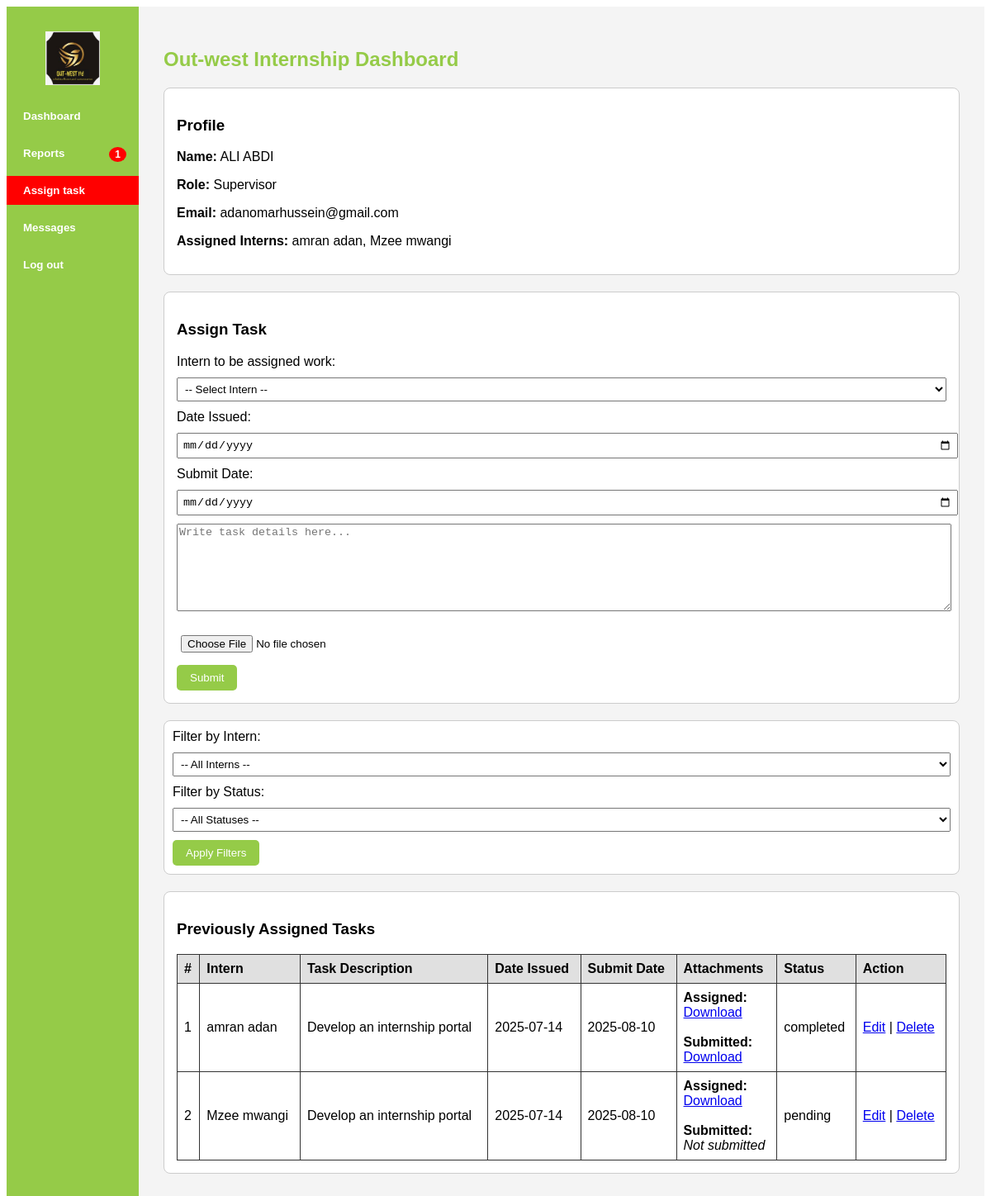
/assign_task.php (signed in), run on the app's committed database.
### tables this page shows
CREATE TABLE `users` (
  `id` int(11) NOT NULL,
  `name` varchar(255) DEFAULT NULL,
  `email` varchar(100) NOT NULL,
  `password` varchar(255) NOT NULL,
  `created_at` timestamp NOT NULL DEFAULT current_timestamp(),
  `role` varchar(50) DEFAULT 'interns',
  `supervisor_id` int(11) DEFAULT NULL,
  `reset_token` varchar(255) DEFAULT NULL,
  `token_created_at` datetime DEFAULT NULL,
  `internship_end_date` date DEFAULT NULL,
  `account_status` enum('active','inactive','completed') DEFAULT 'active'
);

CREATE TABLE `tasks` (
  `id` int(11) NOT NULL,
  `intern_id` int(11) DEFAULT NULL,
  `task_description` text DEFAULT NULL,
  `file_path` varchar(255) DEFAULT NULL,
  `date_issued` date DEFAULT NULL,
  `submit_date` date DEFAULT NULL,
  `supervisor_id` int(11) DEFAULT NULL,
  `status` varchar(20) DEFAULT 'pending',
  `submission_file` varchar(255) DEFAULT NULL,
  `submission_date` datetime DEFAULT NULL
);

### assign_task.php (the view, shortened to what this page needs)
<?php
require_once 'config.php';
$supervisor_id = $_SESSION['user_id'] ?? null;
$supervisor_stmt = $pdo->prepare("SELECT name, email FROM users WHERE id = ?");
$supervisor_stmt->execute([$supervisor_id]);
$supervisor = $supervisor_stmt->fetch();
$stmt = $pdo->prepare("SELECT id, name FROM users WHERE role = 'intern' AND supervisor_id = ?");
$stmt->execute([$supervisor_id]);
$interns = $stmt->fetchAll();
$intern_names = array_column($interns, 'name');
$pending_reports_stmt = $pdo->prepare("
  SELECT COUNT(*) FROM weekly_reports
  WHERE intern_id IN (SELECT id FROM users WHERE supervisor_id = ?)
  AND status = 'pending'
");
$pending_reports_stmt->execute([$supervisor_id]);
$pending_reports_count = $pending_reports_stmt->fetchColumn();
$filter_intern = $_GET['filter_intern'] ?? null;
$filter_status = $_GET['filter_status'] ?? null;
if ($filter_intern && $filter_status) {
    $task_stmt = $pdo->prepare("
        SELECT t.*, u.name AS intern_name
        FROM tasks t
        JOIN users u ON t.intern_id = u.id
        WHERE u.supervisor_id = ? AND u.id = ? AND t.status = ?
        ORDER BY t.date_issued DESC
    ");
    $task_stmt->execute([$supervisor_id, $filter_intern, $filter_status]);
} else {
    $task_stmt = $pdo->prepare("
        SELECT t.*, u.name AS intern_name
        FROM tasks t
        JOIN users u ON t.intern_id = u.id
        WHERE u.supervisor_id = ?
        ORDER BY t.date_issued DESC
    ");
    $task_stmt->execute([$supervisor_id]);
}
$previous_tasks = $task_stmt->fetchAll();
?>
<!DOCTYPE html>
<html lang="en">
<head>
</head>
<body>
  <div class="sidebar">
    <img src="logo.jpeg" alt="logo">
    <button>Dashboard</button>
    <button onclick="location.href='view_intern_report.php'">
      Reports
      <?php if ($pending_reports_count > 0): ?>
        <span class="badge"><?= $pending_reports_count ?></span>
      <?php endif; ?>
    </button>
    <button class="active">
      Assign task
    </button>
    <button onclick="location.href='supervisor_messages.php'">Messages</button>
    <button onclick="location.href='logout.php'">Log out</button>
  </div>
  <div class="main">
    <h2>Out-west Internship Dashboard</h2>
    <div class="profile-box">
      <h3>Profile</h3>
      <p><strong>Name:</strong> <?= htmlspecialchars($supervisor['name']) ?></p>
      <p><strong>Role:</strong> Supervisor</p>
      <p><strong>Email:</strong> <?= htmlspecialchars($supervisor['email']) ?></p>
      <p><strong>Assigned Interns:</strong>
        <?= count($intern_names) > 0 ? implode(', ', array_map('htmlspecialchars', $intern_names)) : 'None' ?>
      </p>
    </div>
    <div class="task-box">
      <h3>Assign Task</h3>
      <form method="POST" action="submit_task.php" enctype="multipart/form-data">
        <label>Intern to be assigned work:</label>
        <select name="intern_id" required>
          <option value="">-- Select Intern --</option>
        </select>
        <label>Date Issued:</label>
        <input type="date" name="date_issued" required>
        <label>Submit Date:</label>
        <input type="date" name="submit_date" required>
        <textarea name="task_description" placeholder="Write task details here..." required></textarea>
        <input type="file" name="attachment">
        <button type="submit">Submit</button>
      </form>
    </div>
    <form method="GET" class="filter-form">
      <label>Filter by Intern:</label>
      <select name="filter_intern">
        <option value="">-- All Interns --</option>
      </select>
      <label>Filter by Status:</label>
      <select name="filter_status">
        <option value="">-- All Statuses --</option>
      </select>
      <button type="submit">Apply Filters</button>
    </form>
    <div class="previous-tasks">
      <h3>Previously Assigned Tasks</h3>
      <?php if (count($previous_tasks) > 0): ?>
        <table>
          <tr>
            <th>#</th>
            <th>Intern</th>
            <th>Task Description</th>
            <th>Date Issued</th>
            <th>Submit Date</th>
            <th>Attachments</th>
            <th>Status</th>
            <th>Action</th>
          </tr>
          <?php foreach ($previous_tasks as $index => $task): ?>
            <tr>
              <td><?= $index + 1 ?></td>
              <td><?= htmlspecialchars($task['intern_name']) ?></td>
              <td><?= nl2br(htmlspecialchars($task['task_description'])) ?></td>
              <td><?= htmlspecialchars($task['date_issued']) ?></td>
              <td><?= htmlspecialchars($task['submit_date']) ?></td>
              <td>
                <strong>Assigned:</strong><br>
                <?= $task['file_path'] ? "<a href='" . htmlspecialchars($task['file_path']) . "' target='_blank' download>Download</a>" : "<em>None</em>" ?>
                <br><br>
                <strong>Submitted:</strong><br>
                <?= $task['submission_file'] ? "<a href='" . htmlspecialchars($task['submission_file']) . "' target='_blank' download>Download</a>" : "<em>Not submitted</em>" ?>
              </td>
              <td><?= htmlspecialchars($task['status'] ?? 'N/A') ?></td>
              <td>
                <a href="edit_task.php?id=<?= $task['id'] ?>">Edit</a> |
                <a href="delete_task.php?id=<?= $task['id'] ?>" onclick="return confirm('Are you sure?')">Delete</a>
              </td>
            </tr>
          <?php endforeach; ?>
        </table>
      <?php else: ?>
        <p>No tasks assigned yet.</p>
      <?php endif; ?>
    </div>
  </div>
</body>
</html>

### assign_task.php (style rules this page uses)
body { display: flex; min-height: 100vh; font-family: Arial, sans-serif; }
.sidebar { width: 160px; background-color: #95cb48; padding-top: 30px; display: flex; flex-direction: column; align-items: center; }
.sidebar img { max-height: 65px; margin-bottom: 20px; }
.sidebar button { width: 100%; padding: 10px 20px; margin-bottom: 10px; background-color: transparent; color: white; border: none; text-align: left; font-weight: bold; cursor: pointer; position: relative; transition: background-color 0.3s ease; }
.sidebar .active { background-color: red; color: white; }
.badge { background-color: red; color: white; border-radius: 50%; padding: 2px 7px; font-size: 12px; position: absolute; right: 15px; top: 10px; }
.main { flex: 1; padding: 30px; background-color: #f4f4f4; }
h2 { color: #95cb48; }
.profile-box, .task-box, .previous-tasks { margin-top: 20px; padding: 15px; border: 1px solid #ccc; border-radius: 8px; background-color: #fff; }
textarea { width: 100%; height: 100px; margin-bottom: 10px; }
input[type="file"], input[type="date"], select { margin: 10px 0; padding: 5px; width: 100%; }
button[type="submit"] { background-color: #95cb48; color: white; padding: 8px 16px; border: none; border-radius: 5px; cursor: pointer; }
table { width: 100%; border-collapse: collapse; margin-top: 10px; }
th, td { border: 1px solid #333; padding: 8px; text-align: left; }
th { background-color: #e0e0e0; }
.filter-form { margin-top: 20px; background: #fff; padding: 10px; border-radius: 8px; border: 1px solid #ccc; }

### data on the page
users: name "ALI ABDI", email "adanomarhussein@gmail.com"
tasks: users.name "amran adan", task_description "Develop an internship portal", date_issued "2025-07-14", submit_date "2025-08-10", status "completed"
tasks: users.name "Mzee mwangi", task_description "Develop an internship portal", date_issued "2025-07-14", submit_date "2025-08-10", shows "Not submitted", status "pending"

### other printed values
$pending_reports_count "1"
implode(', ', array_map('htmlspecialchars', $intern_names)) "amran adan, Mzee mwangi"
